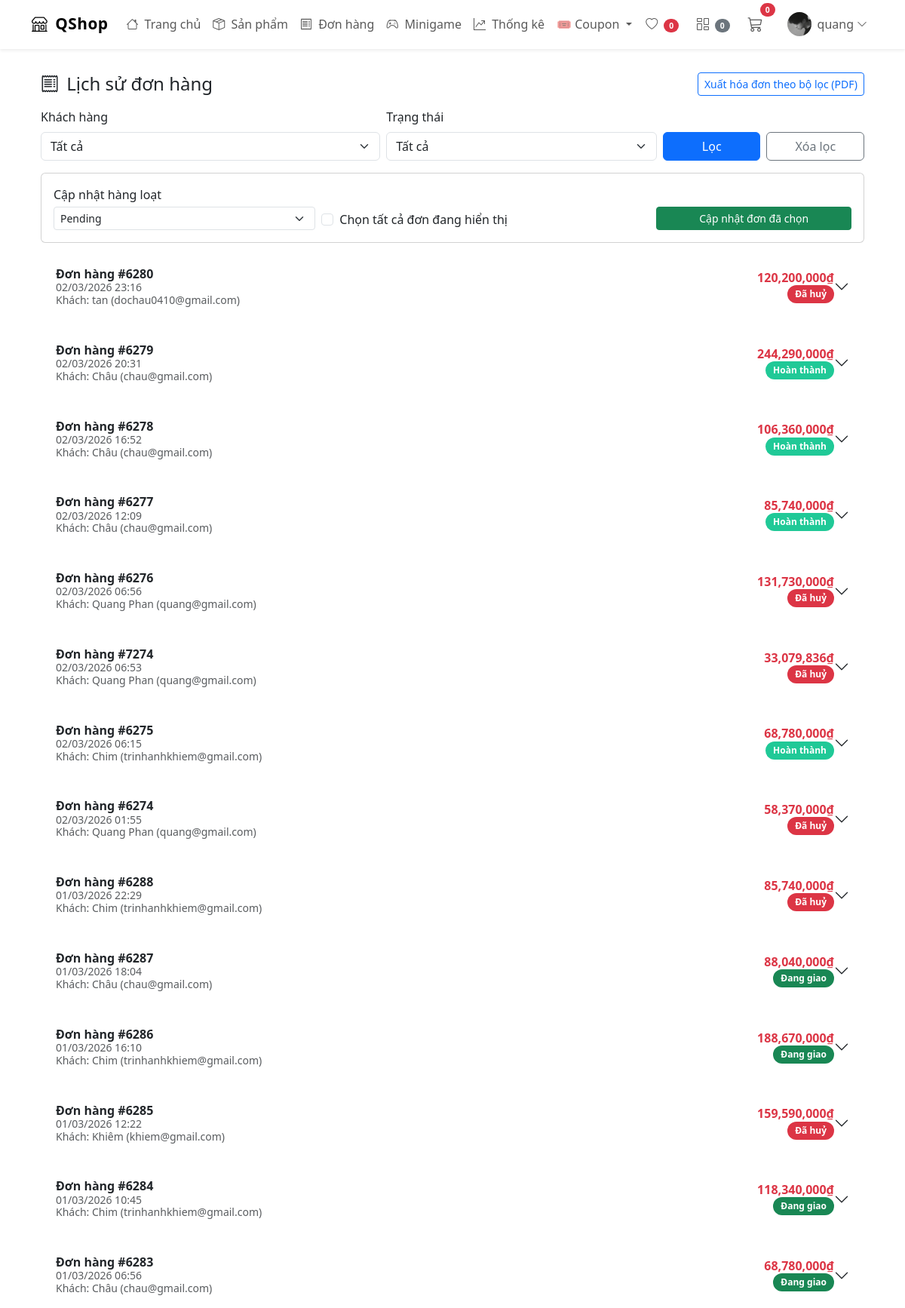
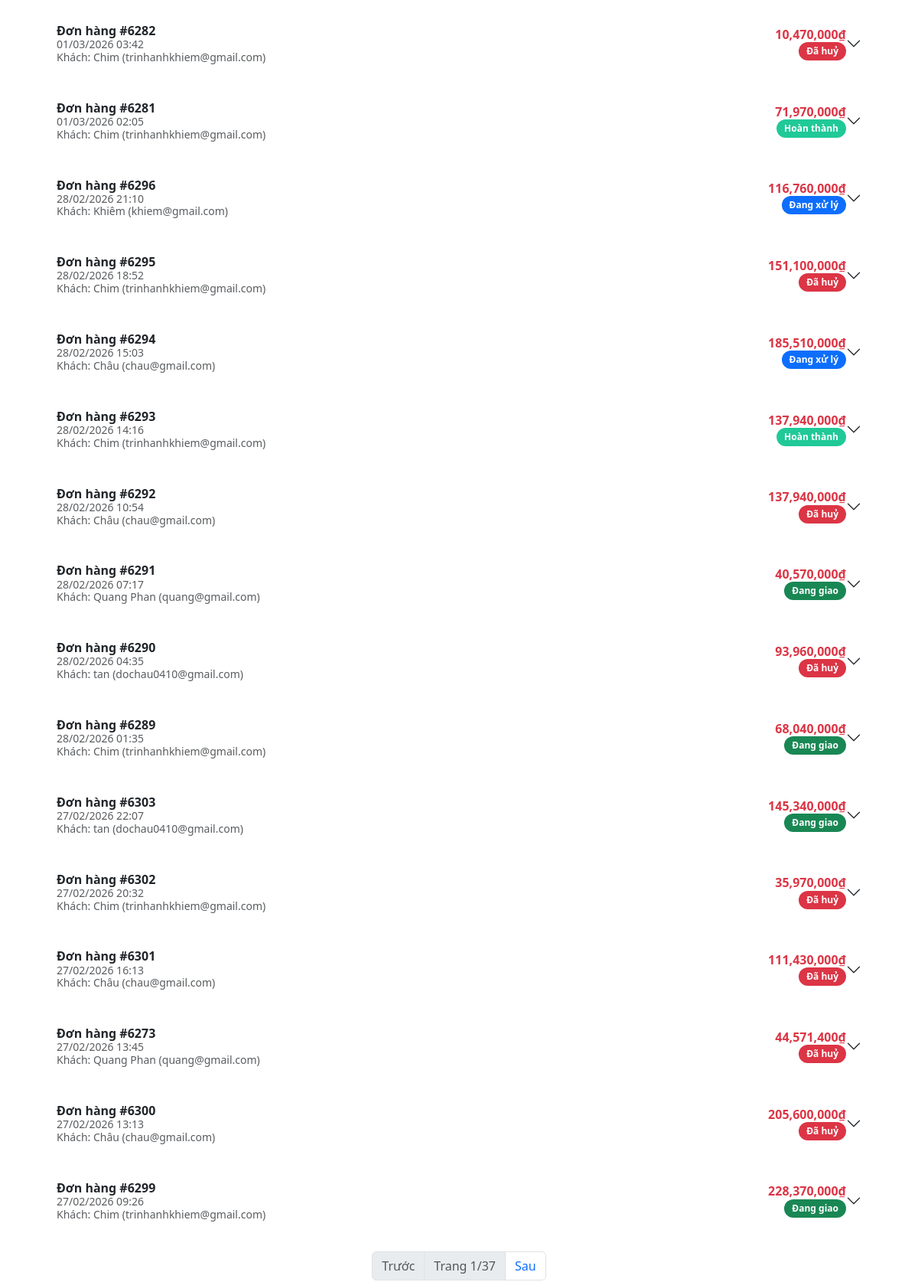
/shops/order-history/ (signed in, upper part), run on the app's committed database (2 pictures, top to bottom).
### users/models.py (models this page shows, shortened)
class Profile(models.Model):
    user = models.OneToOneField(settings.AUTH_USER_MODEL , on_delete=models.CASCADE)
    photo = models.ImageField(upload_to='users/%Y/%m/%d/', blank=True)
    phone = models.CharField(max_length=20, blank=True)
    address = models.TextField(blank=True)
    latitude = models.FloatField(null=True, blank=True)
    longitude = models.FloatField(null=True, blank=True)
    points = models.IntegerField(default=0)
    lifetime_points = models.IntegerField(default=0)
    minigame_plays = models.IntegerField(default=0)
    RANK_NEWBIE = "Newbie"
    RANK_EXPLORER = "Explorer"
    RANK_SHOPPER = "Shopper"
    RANK_REGULAR = "Regular"
    RANK_PREMIUM = "Premium"
    RANK_GOLD = "Gold Buyer"
    RANK_PLATINUM = "Platinum Buyer"
    RANK_DIAMOND = "Diamond Buyer"
    RANK_ELITE = "Elite Buyer"
    RANK_LEGEND = "Legend Buyer"
    RANK_CHOICES = (
        (RANK_NEWBIE, "Newbie"),
        (RANK_EXPLORER, "Explorer"),
        (RANK_SHOPPER, "Shopper"),
        (RANK_REGULAR, "Regular"),
        (RANK_PREMIUM, "Premium"),
        (RANK_GOLD, "Gold Buyer"),
        (RANK_PLATINUM, "Platinum Buyer"),
        (RANK_DIAMOND, "Diamond Buyer"),
        (RANK_ELITE, "Elite Buyer"),
        (RANK_LEGEND, "Legend Buyer"),
    )
    rank = models.CharField(
        max_length=30,
        choices=RANK_CHOICES,
        default=RANK_NEWBIE
    )

### shops/models.py (models this page shows, shortened)
class Order(models.Model):
    STATUS_CHOICES = (
        ('Pending', 'Pending'),
        ('Processing', 'Processing'),
        ('Shipped', 'Shipped'),
        ('Delivered', 'Delivered'),
        ('Cancelled', 'Cancelled'),
    )
    user = models.ForeignKey(settings.AUTH_USER_MODEL, on_delete=models.CASCADE, related_name='orders')
    address = models.CharField(max_length=255)
    phone = models.CharField(max_length=20)
    total_price = models.IntegerField()
    created_at = models.DateTimeField(default=timezone.now)
    updated_at = models.DateTimeField(auto_now=True)
    paid = models.BooleanField(default=False)
    status = models.CharField(max_length=20, choices=STATUS_CHOICES, default='Pending')
    shipping_method = models.CharField(max_length=50, default='Standard')
    shipping_cost = models.IntegerField(default=0)
    coupon = models.ForeignKey('Coupon', on_delete=models.SET_NULL, null=True, blank=True)
    discount = models.IntegerField(default=0)
    qr_token = models.UUIDField(
        default=uuid.uuid4,
        unique=True,
        editable=False
    )
    tracking_code = models.CharField(
        max_length=20,
        default='',
        blank=True
    )
    PAYMENT_CHOICES = (
        ('COD', 'Thanh toán khi nhận hàng'),
        ('BANK', 'Chuyển khoản ngân hàng'),
        ('MOMO', 'Chuyển khoản ví điện tử MoMo'),
        ('VNPAY', 'Chuyển khoản ví điện tử VNPAY'),
    )
    payment_method = models.CharField(
        max_length=10,
        choices=PAYMENT_CHOICES,
        default='COD'
    )
    rank_discount = models.IntegerField(default=0)
    class Meta:
        ordering = ('-created_at',)
        indexes = [
            models.Index(fields=["status", "-created_at"]),
            models.Index(fields=["user", "-created_at"]),
            models.Index(fields=["paid", "status"]),
        ]

### shops/views.py (the view, shortened to what this page needs)
# urls.py: path('order-history/', views.order_history, name='order_history'),
@login_required
def order_history(request):
    is_admin = request.user.is_staff or request.user.is_superuser
    if is_admin:
        orders = (
            Order.objects
            .select_related('user')
            .prefetch_related('items__product', 'status_logs__changed_by')
            .order_by('-created_at')
        )
    selected_customer = request.GET.get("customer", "").strip()
    selected_status = request.GET.get("status", "").strip()
    if is_admin:
        if selected_customer:
            orders = orders.filter(user_id=selected_customer)
        if selected_status:
            orders = orders.filter(status=selected_status)
    paginator = Paginator(orders, 30 if is_admin else 20)
    page_obj = paginator.get_page(request.GET.get("page"))
    orders = page_obj.object_list
    for order in orders:
        base_url = getattr(settings, "PUBLIC_BASE_URL", "").rstrip("/")
        path = reverse('shops:order_qr_public', args=[order.qr_token])
        if base_url:
            order.qr_shipper_url = f"{base_url}{path}"
        else:
            order.qr_shipper_url = request.build_absolute_uri(path)
    export_query = ""
    if is_admin:
        params = request.GET.copy()
        params.pop("page", None)
        export_query = params.urlencode()
    return render(request, 'shops/order_history.html', {
        'orders': orders,
        'page_obj': page_obj,
        'is_admin': is_admin,
        'customers': (
            Order.objects.select_related('user')
            .values('user_id', 'user__username', 'user__email', 'user__first_name', 'user__last_name')
            .distinct()
            .order_by('user__username')
            if is_admin else []
        ),
        'status_choices': Order.STATUS_CHOICES,
        'selected_customer': selected_customer,
        'selected_status': selected_status,
        'export_query': export_query,
    })

### shops/templates/shops/order_history.html (shortened to what this page needs)
{% extends "shops/base.html" %} {% load humanize %} {% load static%}
{% block title %}Lịch sử đơn hàng | QShop{% endblock %} {% block content %}
<link rel="stylesheet" href="{% static 'css/order_history.css' %}" />
<div class="container mt-4 mb-5">
  <div class="d-flex justify-content-between align-items-center mb-3">
    <h4 class="mb-0"><i class="bi bi-receipt me-1"></i> Lịch sử đơn hàng</h4>
    {% if user.is_staff or user.is_superuser %}
    <a class="btn btn-sm btn-outline-primary" target="_blank"
      href="{% url 'shops:order_bills_all_pdf' %}{% if export_query %}?{{ export_query }}{% endif %}">
      Xuất hóa đơn theo bộ lọc (PDF)
    </a>
    {% endif %}
  </div>
  {% if is_admin %}
  <form method="get" class="row g-2 align-items-end mb-3">
    <div class="col-md-5">
      <label class="form-label">Khách hàng</label>
      <select name="customer" class="form-select">
        <option value="">Tất cả</option>
      </select>
    </div>
    <div class="col-md-4">
      <label class="form-label">Trạng thái</label>
      <select name="status" class="form-select">
        <option value="">Tất cả</option>
      </select>
    </div>
    <div class="col-md-3 d-flex gap-2">
      <button class="btn btn-primary w-100">Lọc</button>
      <a class="btn btn-outline-secondary w-100" href="{% url 'shops:order_history' %}">Xóa lọc</a>
    </div>
  </form>
  {% endif %}
  {% if orders %}
  {% if is_admin %}
  <form id="bulk-status-form"
        method="post"
        action="{% url 'shops:admin_bulk_update_order_status' %}"
        class="card p-3 mb-3">
    <div class="row g-2 align-items-end">
      <div class="col-md-4">
        <label class="form-label mb-1">Cập nhật hàng loạt</label>
        <select name="status" class="form-select form-select-sm">
          {% for value, label in status_choices %}
          <option value="{{ value }}">{{ label }}</option>
          {% endfor %}
        </select>
      </div>
      <div class="col-md-5">
        <div class="form-check pt-4">
          <input class="form-check-input" type="checkbox" id="check-all-orders">
          <label class="form-check-label" for="check-all-orders">
            Chọn tất cả đơn đang hiển thị
          </label>
        </div>
      </div>
      <div class="col-md-3">
        <button class="btn btn-success btn-sm w-100">
          Cập nhật đơn đã chọn
        </button>
      </div>
    </div>
  </form>
  {% endif %}
  <div class="accordion" id="ordersAccordion">
    {% for order in orders %}
    <div class="accordion-item order-card mb-3">
      <h2 class="accordion-header">
        <button
          class="accordion-button collapsed order-header"
          data-bs-toggle="collapse"
          data-bs-target="#collapse{{ order.id }}"
        >
          <div class="w-100 d-flex justify-content-between align-items-center">
            <div>
              <strong>Đơn hàng #{{ order.id }}</strong>
              <div class="small text-muted">
                {{ order.created_at|date:"d/m/Y H:i" }}
              </div>
              {% if is_admin %}
              <div class="small text-muted">
                Khách: {{ order.user.get_full_name|default:order.user.username }}
                {% if order.user.email %}({{ order.user.email }}){% endif %}
              </div>
              {% endif %}
            </div>
            <div class="text-end">
              <div class="fw-semibold text-danger">
                {{ order.total_price|intcomma }}₫
              </div>
              {% if order.status == "Pending" %}
              <span class="badge badge-status badge-pending">Chờ xử lý</span>
              {% elif order.status == "Processing" %}
              <span class="badge badge-status badge-processing"
                >Đang xử lý</span
              >
              {% elif order.status == "Shipped" %}
              <span class="badge badge-status badge-shipped">Đang giao</span>
              {% elif order.status == "Delivered" %}
              <span class="badge badge-status badge-delivered">Hoàn thành</span>
              {% elif order.status == "Cancelled" %}
              <span class="badge badge-status badge-cancelled">Đã huỷ</span>
              {% endif %}
            </div>
          </div>
        </button>
      </h2>
    </div>
    {% endfor %}
  </div>
  {% if page_obj and page_obj.paginator.num_pages > 1 %}
  <nav class="mt-4">
    <ul class="pagination justify-content-center">
      {% if page_obj.has_previous %}
      <li class="page-item">
        <a class="page-link" href="?{% if selected_customer %}customer={{ selected_customer|urlencode }}&{% endif %}{% if selected_status %}status={{ selected_status|urlencode }}&{% endif %}page={{ page_obj.previous_page_number }}">
          Trước
        </a>
      </li>
      {% else %}
      <li class="page-item disabled"><span class="page-link">Trước</span></li>
      {% endif %}
      <li class="page-item disabled">
        <span class="page-link">Trang {{ page_obj.number }}/{{ page_obj.paginator.num_pages }}</span>
      </li>
      {% if page_obj.has_next %}
      <li class="page-item">
        <a class="page-link" href="?{% if selected_customer %}customer={{ selected_customer|urlencode }}&{% endif %}{% if selected_status %}status={{ selected_status|urlencode }}&{% endif %}page={{ page_obj.next_page_number }}">
        </a>
      </li>
      {% else %}
      <li class="page-item disabled"><span class="page-link">Sau</span></li>
      {% endif %}
    </ul>
  </nav>
  {% endif %}
  {% endif %}
</div>
{% endblock %}

### shops/templates/shops/base.html (shortened to what this page needs)
<!doctype html>
{% load static %}
<html lang="vi">
  <head>
    <link
      href="https://cdn.jsdelivr.net/npm/bootstrap@5.3.8/dist/css/bootstrap.min.css"
      rel="stylesheet"
    />
    <link
      rel="stylesheet"
      href="https://cdn.jsdelivr.net/npm/bootstrap-icons@1.11.1/font/bootstrap-icons.css"
    />
  </head>
  <body>
    <nav class="navbar navbar-expand-lg fixed-top glass-nav shadow-sm">
      <div class="container">
        <a class="navbar-brand brand-logo" href="{% url 'shops:index' %}">
          <i class="bi bi-shop me-1"></i> QShop
        </a>
        <div class="collapse navbar-collapse" id="navbar">
          <ul class="navbar-nav me-auto">
            <li class="nav-item">
              <a class="nav-link" href="{% url 'shops:index' %}">
                <i class="bi bi-house me-1"></i> Trang chủ
              </a>
            </li>
            <li class="nav-item">
              <a class="nav-link" href="{% url 'shops:product' %}">
                <i class="bi bi-box-seam me-1"></i> Sản phẩm
              </a>
            </li>
            <li class="nav-item">
              <a class="nav-link" href="{% url 'shops:order_history' %}">
                <i class="bi bi-receipt me-1"></i> Đơn hàng
              </a>
            </li>
            <li class="nav-item">
              <a class="nav-link" href="{% url 'users:minigame' %}">
                <i class="bi bi-controller me-1"></i> Minigame
              </a>
            </li>
            {% if request.user.is_authenticated and request.user.is_staff or request.user.is_superuser %}
            <li class="nav-item">
              <a class="nav-link" href="{% url 'shops:shop_stats' %}">
                <i class="bi bi-graph-up-arrow me-1"></i> Thống kê
              </a>
            </li>
            {% endif %}
            {% if user.is_authenticated and perms.shops.view_coupon %}
            <li class="nav-item dropdown">
              <a
                class="nav-link dropdown-toggle"
                href="#"
                role="button"
                data-bs-toggle="dropdown"
              >
                🎟️ Coupon
              </a>
            </li>
            {% endif %}
          </ul>
          <ul class="navbar-nav ms-auto align-items-center">
            <li class="nav-item me-2">
              <a class="nav-link" href="{% url 'shops:wishlist' %}">
                <i class="bi bi-heart"></i>
                <span class="badge bg-danger rounded-pill mini-badge">{{ wishlist_items_count }}</span>
              </a>
            </li>
            <li class="nav-item me-2">
              <a class="nav-link" href="{% url 'shops:compare' %}">
                <i class="bi bi-columns-gap"></i>
                <span class="badge bg-secondary rounded-pill mini-badge">{{ compare_items_count }}</span>
              </a>
            </li>
            <li class="nav-item me-3 position-relative">
              <a class="nav-link" href="{% url 'shops:cart_detail' %}">
                <i class="bi bi-cart3 fs-5"></i>
                <span
                  id="cart-count"
                  class="badge bg-danger rounded-pill cart-badge"
                  >{{ cart_items_count }}</span
                >
              </a>
            </li>
            {% if request.user.is_authenticated %}
            <li class="nav-item dropdown">
              <a
                class="nav-link d-flex align-items-center"
                data-bs-toggle="dropdown"
                href="#"
              >
                <img
                  src="{% if request.user.profile.photo %}{{ request.user.profile.photo.url }}{% else %}https://i.pravatar.cc/150?u={{ request.user.id }}{% endif %}"
                  class="rounded-circle me-2"
                  width="32"
                  height="32"
                  style="object-fit: cover"
                />
                {{ request.user.username }}
                <i class="bi bi-chevron-down ms-1 small"></i>
              </a>
            </li>
            {% endif %}
          </ul>
        </div>
      </div>
    </nav>
    <main class="container pt-5 mt-4">
       {% block content %}{% endblock %}
    </main>
  </body>
</html>

### data on the page
Order: id "6280", created_at "02/03/2026 23:16", user.get_full_name "tan", user.email "dochau0410@gmail.com", total_price "120,200,000", status "Đã huỷ"
Order: id "6279", created_at "02/03/2026 20:31", user.get_full_name "Châu", user.email "chau@gmail.com", total_price "244,290,000", status "Hoàn thành"
Order: id "6278", created_at "02/03/2026 16:52", user.get_full_name "Châu", user.email "chau@gmail.com", total_price "106,360,000", status "Hoàn thành"
Order: id "6277", created_at "02/03/2026 12:09", user.get_full_name "Châu", user.email "chau@gmail.com", total_price "85,740,000", status "Hoàn thành"
Order: id "6276", created_at "02/03/2026 06:56", user.get_full_name "Quang Phan", user.email "quang@gmail.com", total_price "131,730,000", status "Đã huỷ"
Order: id "7274", created_at "02/03/2026 06:53", user.get_full_name "Quang Phan", user.email "quang@gmail.com", total_price "33,079,836", status "Đã huỷ"
Order: id "6275", created_at "02/03/2026 06:15", user.get_full_name "Chim", user.email "trinhanhkhiem@gmail.com", total_price "68,780,000", status "Hoàn thành"
Order: id "6274", created_at "02/03/2026 01:55", user.get_full_name "Quang Phan", user.email "quang@gmail.com", total_price "58,370,000", status "Đã huỷ"
Order: id "6288", created_at "01/03/2026 22:29", user.get_full_name "Chim", user.email "trinhanhkhiem@gmail.com", total_price "85,740,000", status "Đã huỷ"
Order: id "6287", created_at "01/03/2026 18:04", user.get_full_name "Châu", user.email "chau@gmail.com", total_price "88,040,000", status "Đang giao"
Order: id "6286", created_at "01/03/2026 16:10", user.get_full_name "Chim", user.email "trinhanhkhiem@gmail.com", total_price "188,670,000", status "Đang giao"
Order: id "6285", created_at "01/03/2026 12:22", user.get_full_name "Khiêm", user.email "khiem@gmail.com", total_price "159,590,000", status "Đã huỷ"
Order: id "6284", created_at "01/03/2026 10:45", user.get_full_name "Chim", user.email "trinhanhkhiem@gmail.com", total_price "118,340,000", status "Đang giao"
Order: id "6283", created_at "01/03/2026 06:56", user.get_full_name "Châu", user.email "chau@gmail.com", total_price "68,780,000", status "Đang giao"
Order: id "6282", created_at "01/03/2026 03:42", user.get_full_name "Chim", user.email "trinhanhkhiem@gmail.com", total_price "10,470,000", status "Đã huỷ"
Order: id "6281", created_at "01/03/2026 02:05", user.get_full_name "Chim", user.email "trinhanhkhiem@gmail.com", total_price "71,970,000", status "Hoàn thành"
Order: id "6296", created_at "28/02/2026 21:10", user.get_full_name "Khiêm", user.email "khiem@gmail.com", total_price "116,760,000", status "Đang xử lý"
Order: id "6295", created_at "28/02/2026 18:52", user.get_full_name "Chim", user.email "trinhanhkhiem@gmail.com", total_price "151,100,000", status "Đã huỷ"
Order: id "6294", created_at "28/02/2026 15:03", user.get_full_name "Châu", user.email "chau@gmail.com", total_price "185,510,000", status "Đang xử lý"
Order: id "6293", created_at "28/02/2026 14:16", user.get_full_name "Chim", user.email "trinhanhkhiem@gmail.com", total_price "137,940,000", status "Hoàn thành"
Order: id "6292", created_at "28/02/2026 10:54", user.get_full_name "Châu", user.email "chau@gmail.com", total_price "137,940,000", status "Đã huỷ"
Order: id "6291", created_at "28/02/2026 07:17", user.get_full_name "Quang Phan", user.email "quang@gmail.com", total_price "40,570,000", status "Đang giao"
Order: id "6290", created_at "28/02/2026 04:35", user.get_full_name "tan", user.email "dochau0410@gmail.com", total_price "93,960,000", status "Đã huỷ"
Order: id "6289", created_at "28/02/2026 01:35", user.get_full_name "Chim", user.email "trinhanhkhiem@gmail.com", total_price "68,040,000", status "Đang giao"
Order: id "6303", created_at "27/02/2026 22:07", user.get_full_name "tan", user.email "dochau0410@gmail.com", total_price "145,340,000", status "Đang giao"
Order: id "6302", created_at "27/02/2026 20:32", user.get_full_name "Chim", user.email "trinhanhkhiem@gmail.com", total_price "35,970,000", status "Đã huỷ"

### other printed values
{{ wishlist_items_count }} "0"
{{ compare_items_count }} "0"
{{ cart_items_count }} "0"
{{ request.user.username }} "quang"
form field status "Pending"
